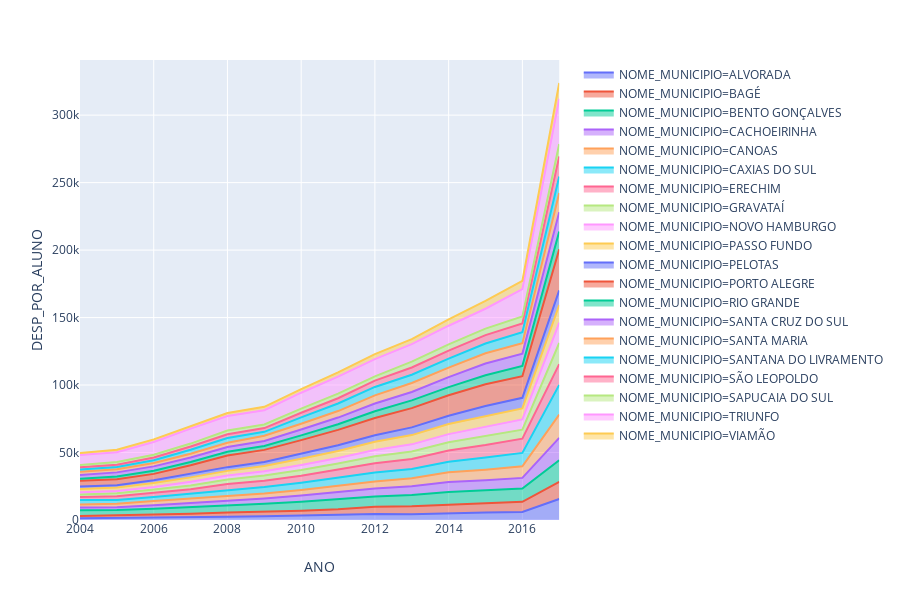

This figure's notebook cell:
### Code cell
import plotly.express as px

fig = px.area(dfTopDespesa, x="ANO", y="DESP_POR_ALUNO", color="NOME_MUNICIPIO")
fig.show()

### Figure 1 — Plotly figure (JSON) as saved in the notebook; plotly's stock layout.template omitted (floating-point values rounded to 4 significant figures)
{"data": [{"hoverlabel": {"namelength": 0}, "hovertemplate": "NOME_MUNICIPIO=ALVORADA<br>ANO=%{x}<br>DESP_POR_ALUNO=%{y}", "legendgroup": "NOME_MUNICIPIO=ALVORADA", "line": {"color": "#636efa"}, "mode": "lines", "name": "NOME_MUNICIPIO=ALVORADA", "orientation": "v", "showlegend": true, "stackgroup": "1", "type": "scatter", "x": [2004, 2005, 2006, 2007, 2008, 2009, 2010, 2011, 2012, 2013, 2014, 2015, 2016, 2017], "xaxis": "x", "y": [1227.0, 1395.0, 1822.0, 1916.0, 2381.0, 2830.0, 3361.0, 3825.0, 4436.0, 4297.0, 5085.0, 5554.0, 5950.0, 15590.0], "yaxis": "y"}, {"hoverlabel": {"namelength": 0}, "hovertemplate": "NOME_MUNICIPIO=BAGÉ<br>ANO=%{x}<br>DESP_POR_ALUNO=%{y}", "legendgroup": "NOME_MUNICIPIO=BAGÉ", "line": {"color": "#EF553B"}, "mode": "lines", "name": "NOME_MUNICIPIO=BAGÉ", "orientation": "v", "showlegend": true, "stackgroup": "1", "type": "scatter", "x": [2004, 2005, 2006, 2007, 2008, 2009, 2010, 2011, 2012, 2013, 2014, 2015, 2016, 2017], "xaxis": "x", "y": [1809.0, 2108.0, 2412.0, 2688.0, 3179.0, 3163.0, 3482.0, 4225.0, 5423.0, 5938.0, 6251.0, 6713.0, 7566.0, 12660.0], "yaxis": "y"}, {"hoverlabel": {"namelength": 0}, "hovertemplate": "NOME_MUNICIPIO=BENTO GONÇALVES<br>ANO=%{x}<br>DESP_POR_ALUNO=%{y}", "legendgroup": "NOME_MUNICIPIO=BENTO GONÇALVES", "line": {"color": "#00cc96"}, "mode": "lines", "name": "NOME_MUNICIPIO=BENTO GONÇALVES", "orientation": "v", "showlegend": true, "stackgroup": "1", "type": "scatter", "x": [2004, 2005, 2006, 2007, 2008, 2009, 2010, 2011, 2012, 2013, 2014, 2015, 2016, 2017], "xaxis": "x", "y": [4184.0, 3818.0, 4177.0, 4876.0, 5174.0, 6077.0, 6624.0, 7194.0, 7608.0, 8257.0, 9396.0, 9692.0, 9797.0, 16050.0], "yaxis": "y"}, {"hoverlabel": {"namelength": 0}, "hovertemplate": "NOME_MUNICIPIO=CACHOEIRINHA<br>ANO=%{x}<br>DESP_POR_ALUNO=%{y}", "legendgroup": "NOME_MUNICIPIO=CACHOEIRINHA", "line": {"color": "#ab63fa"}, "mode": "lines", "name": "NOME_MUNICIPIO=CACHOEIRINHA", "orientation": "v", "showlegend": true, "stackgroup": "1", "type": "scatter", "x": [2004, 2005, 2006, 2007, 2008, 2009, 2010, 2011, 2012, 2013, 2014, 2015, 2016, 2017], "xaxis": "x", "y": [2040.0, 2145.0, 2601.0, 3034.0, 3452.0, 3891.0, 4637.0, 5177.0, 5816.0, 6461.0, 7350.0, 7527.0, 7891.0, 16550.0], "yaxis": "y"}, {"hoverlabel": {"namelength": 0}, "hovertemplate": "NOME_MUNICIPIO=CANOAS<br>ANO=%{x}<br>DESP_POR_ALUNO=%{y}", "legendgroup": "NOME_MUNICIPIO=CANOAS", "line": {"color": "#FFA15A"}, "mode": "lines", "name": "NOME_MUNICIPIO=CANOAS", "orientation": "v", "showlegend": true, "stackgroup": "1", "type": "scatter", "x": [2004, 2005, 2006, 2007, 2008, 2009, 2010, 2011, 2012, 2013, 2014, 2015, 2016, 2017], "xaxis": "x", "y": [2273.0, 2662.0, 2984.0, 3192.0, 3647.0, 3640.0, 4202.0, 4940.0, 5303.0, 5995.0, 7239.0, 7796.0, 8539.0, 17270.0], "yaxis": "y"}, {"hoverlabel": {"namelength": 0}, "hovertemplate": "NOME_MUNICIPIO=CAXIAS DO SUL<br>ANO=%{x}<br>DESP_POR_ALUNO=%{y}", "legendgroup": "NOME_MUNICIPIO=CAXIAS DO SUL", "line": {"color": "#19d3f3"}, "mode": "lines", "name": "NOME_MUNICIPIO=CAXIAS DO SUL", "orientation": "v", "showlegend": true, "stackgroup": "1", "type": "scatter", "x": [2004, 2005, 2006, 2007, 2008, 2009, 2010, 2011, 2012, 2013, 2014, 2015, 2016, 2017], "xaxis": "x", "y": [3266.0, 2766.0, 2968.0, 3794.0, 4497.0, 4914.0, 5365.0, 6011.0, 6577.0, 6793.0, 7854.0, 9096.0, 9958.0, 21960.0], "yaxis": "y"}, {"hoverlabel": {"namelength": 0}, "hovertemplate": "NOME_MUNICIPIO=ERECHIM<br>ANO=%{x}<br>DESP_POR_ALUNO=%{y}", "legendgroup": "NOME_MUNICIPIO=ERECHIM", "line": {"color": "#FF6692"}, "mode": "lines", "name": "NOME_MUNICIPIO=ERECHIM", "orientation": "v", "showlegend": true, "stackgroup": "1", "type": "scatter", "x": [2004, 2005, 2006, 2007, 2008, 2009, 2010, 2011, 2012, 2013, 2014, 2015, 2016, 2017], "xaxis": "x", "y": [2329.0, 2755.0, 3222.0, 3246.0, 4327.0, 4610.0, 5196.0, 5791.0, 6805.0, 7401.0, 8293.0, 9171.0, 10600.0, 15370.0], "yaxis": "y"}, {"hoverlabel": {"namelength": 0}, "hovertemplate": "NOME_MUNICIPIO=GRAVATAÍ<br>ANO=%{x}<br>DESP_POR_ALUNO=%{y}", "legendgroup": "NOME_MUNICIPIO=GRAVATAÍ", "line": {"color": "#B6E880"}, "mode": "lines", "name": "NOME_MUNICIPIO=GRAVATAÍ", "orientation": "v", "showlegend": true, "stackgroup": "1", "type": "scatter", "x": [2004, 2005, 2006, 2007, 2008, 2009, 2010, 2011, 2012, 2013, 2014, 2015, 2016, 2017], "xaxis": "x", "y": [1742.0, 2125.0, 2342.0, 2806.0, 3306.0, 3805.0, 4191.0, 4725.0, 5338.0, 5628.0, 6206.0, 6887.0, 6667.0, 15730.0], "yaxis": "y"}, {"hoverlabel": {"namelength": 0}, "hovertemplate": "NOME_MUNICIPIO=NOVO HAMBURGO<br>ANO=%{x}<br>DESP_POR_ALUNO=%{y}", "legendgroup": "NOME_MUNICIPIO=NOVO HAMBURGO", "line": {"color": "#FF97FF"}, "mode": "lines", "name": "NOME_MUNICIPIO=NOVO HAMBURGO", "orientation": "v", "showlegend": true, "stackgroup": "1", "type": "scatter", "x": [2004, 2005, 2006, 2007, 2008, 2009, 2010, 2011, 2012, 2013, 2014, 2015, 2016, 2017], "xaxis": "x", "y": [1707.0, 1771.0, 1993.0, 2829.0, 2955.0, 3152.0, 3741.0, 4086.0, 4610.0, 5295.0, 5960.0, 6493.0, 7535.0, 15000.0], "yaxis": "y"}, {"hoverlabel": {"namelength": 0}, "hovertemplate": "NOME_MUNICIPIO=PASSO FUNDO<br>ANO=%{x}<br>DESP_POR_ALUNO=%{y}", "legendgroup": "NOME_MUNICIPIO=PASSO FUNDO", "line": {"color": "#FECB52"}, "mode": "lines", "name": "NOME_MUNICIPIO=PASSO FUNDO", "orientation": "v", "showlegend": true, "stackgroup": "1", "type": "scatter", "x": [2004, 2005, 2006, 2007, 2008, 2009, 2010, 2011, 2012, 2013, 2014, 2015, 2016, 2017], "xaxis": "x", "y": [2392.0, 2618.0, 2933.0, 3202.0, 3476.0, 3894.0, 4520.0, 5179.0, 6074.0, 6843.0, 7455.0, 7823.0, 8221.0, 13100.0], "yaxis": "y"}, {"hoverlabel": {"namelength": 0}, "hovertemplate": "NOME_MUNICIPIO=PELOTAS<br>ANO=%{x}<br>DESP_POR_ALUNO=%{y}", "legendgroup": "NOME_MUNICIPIO=PELOTAS", "line": {"color": "#636efa"}, "mode": "lines", "name": "NOME_MUNICIPIO=PELOTAS", "orientation": "v", "showlegend": true, "stackgroup": "1", "type": "scatter", "x": [2004, 2005, 2006, 2007, 2008, 2009, 2010, 2011, 2012, 2013, 2014, 2015, 2016, 2017], "xaxis": "x", "y": [1837.0, 1645.0, 1954.0, 2595.0, 2771.0, 3007.0, 3732.0, 4195.0, 4868.0, 5709.0, 6163.0, 7765.0, 7822.0, 10850.0], "yaxis": "y"}, {"hoverlabel": {"namelength": 0}, "hovertemplate": "NOME_MUNICIPIO=PORTO ALEGRE<br>ANO=%{x}<br>DESP_POR_ALUNO=%{y}", "legendgroup": "NOME_MUNICIPIO=PORTO ALEGRE", "line": {"color": "#EF553B"}, "mode": "lines", "name": "NOME_MUNICIPIO=PORTO ALEGRE", "orientation": "v", "showlegend": true, "stackgroup": "1", "type": "scatter", "x": [2004, 2005, 2006, 2007, 2008, 2009, 2010, 2011, 2012, 2013, 2014, 2015, 2016, 2017], "xaxis": "x", "y": [4327.0, 4333.0, 4770.0, 6347.0, 8559.0, 8980.0, 10140.0, 11430.0, 12750.0, 14260.0, 15210.0, 16020.0, 16020.0, 30440.0], "yaxis": "y"}, {"hoverlabel": {"namelength": 0}, "hovertemplate": "NOME_MUNICIPIO=RIO GRANDE<br>ANO=%{x}<br>DESP_POR_ALUNO=%{y}", "legendgroup": "NOME_MUNICIPIO=RIO GRANDE", "line": {"color": "#00cc96"}, "mode": "lines", "name": "NOME_MUNICIPIO=RIO GRANDE", "orientation": "v", "showlegend": true, "stackgroup": "1", "type": "scatter", "x": [2004, 2005, 2006, 2007, 2008, 2009, 2010, 2011, 2012, 2013, 2014, 2015, 2016, 2017], "xaxis": "x", "y": [1514.0, 2149.0, 2296.0, 2507.0, 2884.0, 2839.0, 3537.0, 4119.0, 4996.0, 5778.0, 5994.0, 6672.0, 7633.0, 13120.0], "yaxis": "y"}, {"hoverlabel": {"namelength": 0}, "hovertemplate": "NOME_MUNICIPIO=SANTA CRUZ DO SUL<br>ANO=%{x}<br>DESP_POR_ALUNO=%{y}", "legendgroup": "NOME_MUNICIPIO=SANTA CRUZ DO SUL", "line": {"color": "#ab63fa"}, "mode": "lines", "name": "NOME_MUNICIPIO=SANTA CRUZ DO SUL", "orientation": "v", "showlegend": true, "stackgroup": "1", "type": "scatter", "x": [2004, 2005, 2006, 2007, 2008, 2009, 2010, 2011, 2012, 2013, 2014, 2015, 2016, 2017], "xaxis": "x", "y": [2771.0, 2991.0, 3260.0, 3244.0, 3463.0, 3784.0, 4279.0, 5000.0, 5679.0, 6232.0, 7463.0, 8785.0, 9106.0, 14410.0], "yaxis": "y"}, {"hoverlabel": {"namelength": 0}, "hovertemplate": "NOME_MUNICIPIO=SANTA MARIA<br>ANO=%{x}<br>DESP_POR_ALUNO=%{y}", "legendgroup": "NOME_MUNICIPIO=SANTA MARIA", "line": {"color": "#FFA15A"}, "mode": "lines", "name": "NOME_MUNICIPIO=SANTA MARIA", "orientation": "v", "showlegend": true, "stackgroup": "1", "type": "scatter", "x": [2004, 2005, 2006, 2007, 2008, 2009, 2010, 2011, 2012, 2013, 2014, 2015, 2016, 2017], "xaxis": "x", "y": [2296.0, 2320.0, 2528.0, 2858.0, 3231.0, 3835.0, 4309.0, 4813.0, 6058.0, 6669.0, 6997.0, 7562.0, 7741.0, 14160.0], "yaxis": "y"}, {"hoverlabel": {"namelength": 0}, "hovertemplate": "NOME_MUNICIPIO=SANTANA DO LIVRAMENTO<br>ANO=%{x}<br>DESP_POR_ALUNO=%{y}", "legendgroup": "NOME_MUNICIPIO=SANTANA DO LIVRAMENTO", "line": {"color": "#19d3f3"}, "mode": "lines", "name": "NOME_MUNICIPIO=SANTANA DO LIVRAMENTO", "orientation": "v", "showlegend": true, "stackgroup": "1", "type": "scatter", "x": [2004, 2005, 2005, 2006, 2006, 2007, 2007, 2008, 2008, 2009, 2009, 2010, 2010, 2011, 2012, 2013, 2014, 2014, 2015, 2015, 2016, 2016, 2017, 2017], "xaxis": "x", "y": [1642.0, 1752.0, 1752.0, 1977.0, 1977.0, 2947.0, 2947.0, 3476.0, 3476.0, 2908.0, 2908.0, 4690.0, 4690.0, 5588.0, 6252.0, 6095.0, 6643.0, 6643.0, 7250.0, 7250.0, 8013.0, 8013.0, 12250.0, 12250.0], "yaxis": "y"}, {"hoverlabel": {"namelength": 0}, "hovertemplate": "NOME_MUNICIPIO=SÃO LEOPOLDO<br>ANO=%{x}<br>DESP_POR_ALUNO=%{y}", "legendgroup": "NOME_MUNICIPIO=SÃO LEOPOLDO", "line": {"color": "#FF6692"}, "mode": "lines", "name": "NOME_MUNICIPIO=SÃO LEOPOLDO", "orientation": "v", "showlegend": true, "stackgroup": "1", "type": "scatter", "x": [2004, 2005, 2006, 2007, 2008, 2009, 2010, 2011, 2012, 2013, 2014, 2015, 2016, 2017], "xaxis": "x", "y": [1693.0, 1640.0, 2058.0, 2403.0, 2751.0, 2796.0, 3460.0, 3897.0, 4647.0, 5379.0, 5931.0, 6165.0, 6544.0, 14930.0], "yaxis": "y"}, {"hoverlabel": {"namelength": 0}, "hovertemplate": "NOME_MUNICIPIO=SAPUCAIA DO SUL<br>ANO=%{x}<br>DESP_POR_ALUNO=%{y}", "legendgroup": "NOME_MUNICIPIO=SAPUCAIA DO SUL", "line": {"color": "#B6E880"}, "mode": "lines", "name": "NOME_MUNICIPIO=SAPUCAIA DO SUL", "orientation": "v", "showlegend": true, "stackgroup": "1", "type": "scatter", "x": [2004, 2005, 2006, 2007, 2008, 2009, 2010, 2011, 2012, 2013, 2014, 2015, 2016, 2017], "xaxis": "x", "y": [1723.0, 1969.0, 2037.0, 2143.0, 2831.0, 2622.0, 3039.0, 3446.0, 3231.0, 4330.0, 4645.0, 4820.0, 5139.0, 9164.0], "yaxis": "y"}, {"hoverlabel": {"namelength": 0}, "hovertemplate": "NOME_MUNICIPIO=TRIUNFO<br>ANO=%{x}<br>DESP_POR_ALUNO=%{y}", "legendgroup": "NOME_MUNICIPIO=TRIUNFO", "line": {"color": "#FF97FF"}, "mode": "lines", "name": "NOME_MUNICIPIO=TRIUNFO", "orientation": "v", "showlegend": true, "stackgroup": "1", "type": "scatter", "x": [2004, 2005, 2006, 2007, 2008, 2009, 2010, 2011, 2012, 2013, 2014, 2015, 2016, 2017], "xaxis": "x", "y": [7423.0, 7281.0, 9498.0, 11110.0, 10660.0, 10630.0, 11810.0, 12650.0, 12750.0, 12890.0, 13820.0, 14750.0, 20340.0, 33520.0], "yaxis": "y"}, {"hoverlabel": {"namelength": 0}, "hovertemplate": "NOME_MUNICIPIO=VIAMÃO<br>ANO=%{x}<br>DESP_POR_ALUNO=%{y}", "legendgroup": "NOME_MUNICIPIO=VIAMÃO", "line": {"color": "#FECB52"}, "mode": "lines", "name": "NOME_MUNICIPIO=VIAMÃO", "orientation": "v", "showlegend": true, "stackgroup": "1", "type": "scatter", "x": [2004, 2005, 2006, 2007, 2008, 2009, 2010, 2011, 2012, 2013, 2014, 2015, 2016, 2017], "xaxis": "x", "y": [1512.0, 1886.0, 1916.0, 1819.0, 2201.0, 2469.0, 2664.0, 3156.0, 3710.0, 3767.0, 4732.0, 5824.0, 6074.0, 11670.0], "yaxis": "y"}], "layout": {"height": 600, "legend": {"tracegroupgap": 0}, "margin": {"t": 60}, "xaxis": {"anchor": "y", "domain": [0, 0.98], "title": {"text": "ANO"}}, "yaxis": {"anchor": "x", "domain": [0, 1], "title": {"text": "DESP_POR_ALUNO"}}}}
